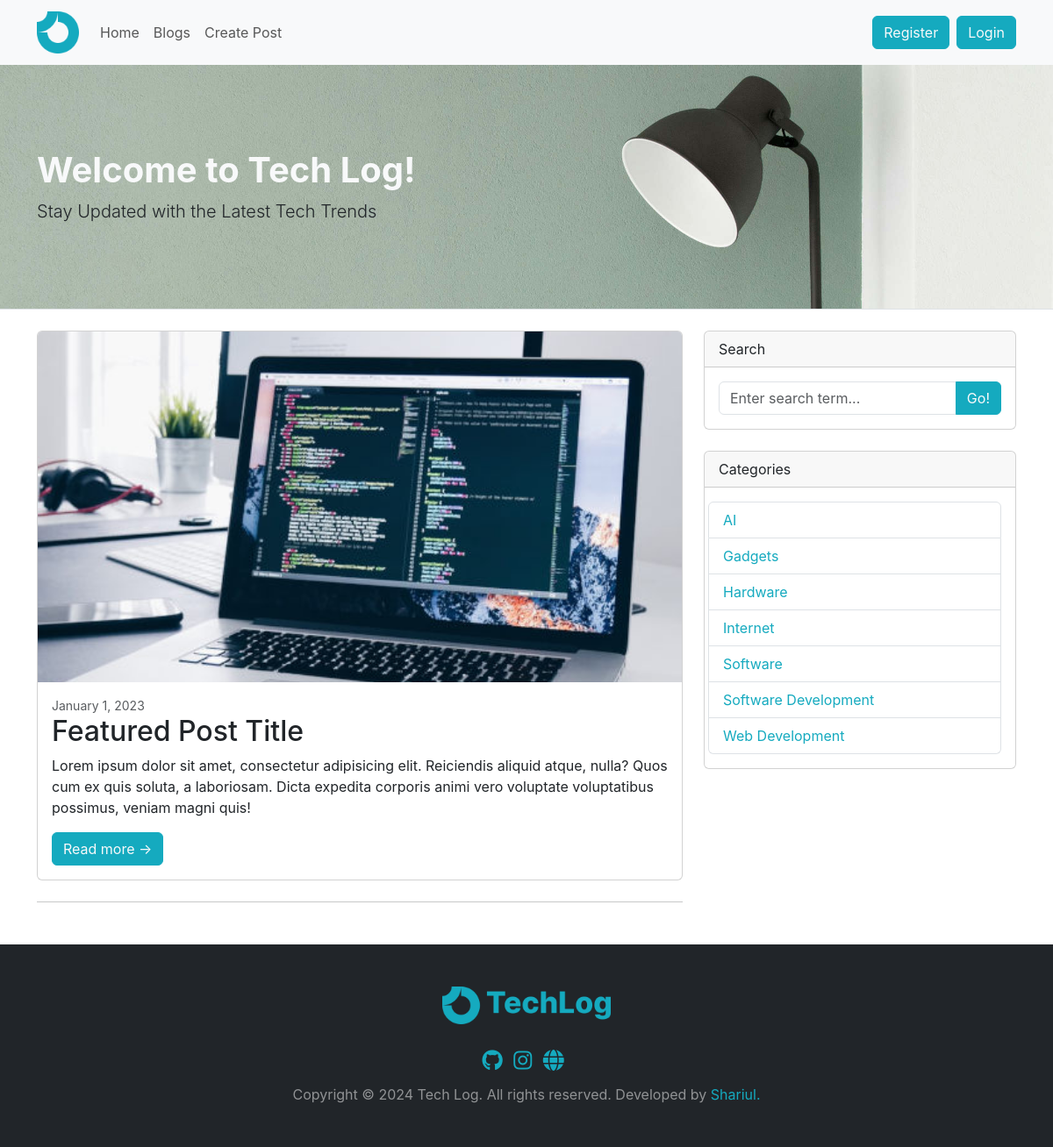
Page /blog?categoryId=7 on the committed database.
### tables this page shows
CREATE TABLE categories(
  categoryId INT AUTO_INCREMENT UNIQUE,
  category VARCHAR(50) UNIQUE NOT NULL,
  createdAt TIMESTAMP DEFAULT CURRENT_TIMESTAMP,
  PRIMARY KEY(categoryId)
);

### App/Controllers/BlogController.php (called while the page is built, shortened)
<?php
class BlogController {
  private $db;
  public function __construct() {
    $dbConfig = require basePath("config/dbConfig.php");
    $this->db = new Database($dbConfig);
  }
  private function getCategoryList() {
    $queryCategory = "SELECT * FROM categories ORDER BY category ASC;";
    return $this->db->query($queryCategory)->fetchAll();
  }
  public function getBlogList() {
    $pageNum = phpSanitizer($_GET['page'] ?? 1);
    $setQueryLimit = $pageNum > 1 ? (int) ($pageNum - 1) * 10 . ', 10' : "10";
    $totalPosts = $this->db->query("SELECT COUNT(postId) as count FROM posts")->fetch()['count'];
    $totalPages = ceil($totalPosts / 10);
    $categoryId = phpSanitizer($_GET['categoryId'] ?? '');
    $blogQueryCols = "posts.*, users.userId, users.firstName, users.lastName, categories.categoryId, categories.category";
    $blogQuery = "SELECT {$blogQueryCols} FROM posts";
    $blogQuery .= " LEFT JOIN users ON posts.postAuthorId = users.userId";
    $blogQuery .= " LEFT JOIN categories ON posts.postCategoryId = categories.categoryId";
    if (!empty($categoryId)) {
      $blogQuery .= " WHERE posts.postCategoryId = :categoryId";
      $blogQueryParams = [
        "categoryId" => $categoryId,
      ];
    }
    $blogQuery .= " ORDER BY posts.createdAt DESC LIMIT {$setQueryLimit};";
    $posts = $this->db->query($blogQuery, $blogQueryParams ?? [])->fetchAll();
    $categories = $this->getCategoryList();
    loadView("blog/index", [
      "posts"      => $posts,
      "categories" => $categories,
      "totalPages" => $totalPages,
      "pageNum"    => $pageNum,
    ]);
  }
}
?>

### public/index.php (called while the page is built, shortened)
<?php
require "../functions.php";
$router = new Router();
$uri = parse_url($_SERVER["REQUEST_URI"], PHP_URL_PATH);
$router->route($uri);
?>

### config/dbConfig.php (called while the page is built)
<?php
$dbConfig["host"] = "localhost";
$dbConfig["port"] = "3306";
$dbConfig["database"] = "blog_php";
$dbConfig["user"] = "root";
$dbConfig["password"] = "";
return $dbConfig;
?>

### Framework/Database.php (called while the page is built, shortened)
<?php
class Database {
  public $connection;
  public function __construct($dbConfig) {
    $dbConfig = array_change_key_case($dbConfig, CASE_UPPER);
    $dsn = "mysql:host={$dbConfig['HOST']};port={$dbConfig['PORT']};dbname={$dbConfig['DATABASE']};charset=utf8";
    $options = [
      PDO::ATTR_ERRMODE => PDO::ERRMODE_EXCEPTION,
      PDO::ATTR_DEFAULT_FETCH_MODE => PDO::FETCH_ASSOC,
    ];
    try {
      $this->connection = new PDO($dsn, $dbConfig['USER'], $dbConfig['PASSWORD'], $options);
    } catch (PDOException $err) {
      throw new Exception("Database Connection failed! {$err->getMessage()}");
    }
  }
  public function query($query, $params = []) {
    try {
      $stmt = $this->connection->prepare($query);
      foreach ($params as $key => $value) {
        $stmt->bindValue(":{$key}", $value);
      }
      $stmt->execute($params);
      return $stmt;
    } catch (PDOException $err) {
      throw new Exception("Database Query failed! {$err->getMessage()}");
    }
  }
}
?>

### App/Views/blog/index.view.php (the view, shortened to what this page needs)
<main class="main">
  <header class="bg-light border-bottom header-page mb-4 py-5">
    <div class="container my-5">
      <div>
        <h1 class="fw-bolder text-light">Welcome to Tech Log!</h1>
        <p class="lead mb-0">Stay Updated with the Latest Tech Trends</p>
      </div>
    </div>
  </header>
  <div class="container">
    <div class="row">
      <div class="col-lg-8">
        <div class="card mb-4">
          <a href="#!"><img class="card-img-top object-fit-cover" src="img/blog-img.ee203199.jpg" alt="..."
              height="400" /></a>
          <div class="card-body">
            <div class="small text-muted">January 1, 2023</div>
            <h2 class="card-title">Featured Post Title</h2>
            <p class="card-text">
              Lorem ipsum dolor sit amet, consectetur adipisicing elit.
              Reiciendis aliquid atque, nulla? Quos cum ex quis soluta, a
              laboriosam. Dicta expedita corporis animi vero voluptate
              voluptatibus possimus, veniam magni quis!
            </p>
            <a class="btn btn-primary text-light" href="#">Read more →</a>
          </div>
        </div>
        <nav aria-label="Pagination">
          <hr class="my-0" />
        </nav>
      </div>
      <div class="col-lg-4">
        <div class="card mb-4">
          <div class="card-header">Search</div>
          <div class="card-body">
            <div class="input-group">
              <input class="form-control" type="text" placeholder="Enter search term..."
                aria-label="Enter search term..." aria-describedby="button-search" />
              <button class="btn btn-primary text-light" id="button-search" type="button">
                Go!
              </button>
            </div>
          </div>
        </div>
        <div class="card mb-4">
          <div class="card-header">Categories</div>
          <div class="card-body">
            <div class="row">
              <ul class="list-group mb-0">
                <?php foreach ($categories as $category): ?>
                <li class="list-group-item"><a
                    href="/blog?categoryId=<?=$category['categoryId']?>"><?=$category['category']?></a></li>
                <?php endforeach;?>
              </ul>
            </div>
          </div>
        </div>
      </div>
    </div>
  </div>
</main>

### Framework/Router.php (shortened to what this page needs)
<?php
class Router {
  protected $routes = [];
  public function registerRoute($method, $uri, $action, $middleware = []) {
    list($controller, $controllerMethod) = explode('@', $action);
    $this->routes[] = [
      'method'           => $method,
      'uri'              => $uri,
      'controller'       => $controller,
      'controllerMethod' => $controllerMethod,
      'middleware'       => $middleware,
    ];
  }
  public function route($uri) {
    $requestMethod = $_SERVER['REQUEST_METHOD'];
    foreach ($this->routes as $route) {
      $uriSegments = explode('/', trim($uri, '/'));
      $routeSegments = explode('/', trim($route['uri'], '/'));
      if (count($uriSegments) === count($routeSegments) && strtoupper($route['method'] === $requestMethod)) {
        $params = [];
        $match = true;
        for ($i = 0; $i < count($uriSegments); $i++) {
          if ($routeSegments[$i] !== $uriSegments[$i] && !preg_match('/\{(.+?)\}/', $routeSegments[$i])) {
            $match = false;
            break;
          }
        }
        if ($match) {
          $controllerMethod = $route['controllerMethod'];
          $controllerInstance = new $controller();
          $controllerInstance->$controllerMethod($params);
          return;
        }
      }
    }
  }
}
?>

### rows in the picture
categories: category "AI"
categories: category "Gadgets"
categories: category "Hardware"
categories: category "Internet"
categories: category "Software"
categories: category "Software Development"
categories: category "Web Development"
